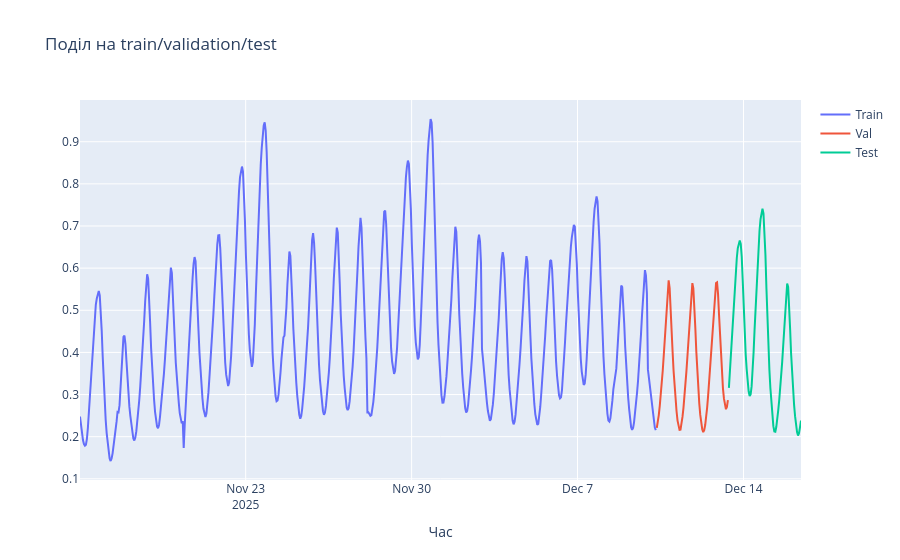

This figure's notebook cell:
### Code cell
import plotly.graph_objects as go

fig = go.Figure()

fig.add_trace(go.Scatter(x=train['timestamp'], y=train['norm_ewm'], mode='lines', name='Train'))
fig.add_trace(go.Scatter(x=val['timestamp'], y=val['norm_ewm'], mode='lines', name='Val'))
fig.add_trace(go.Scatter(x=test['timestamp'], y=test['norm_ewm'], mode='lines', name='Test'))
fig.update_layout(
    title='Поділ на train/validation/test',
    xaxis_title='Час',
)
fig.show()
